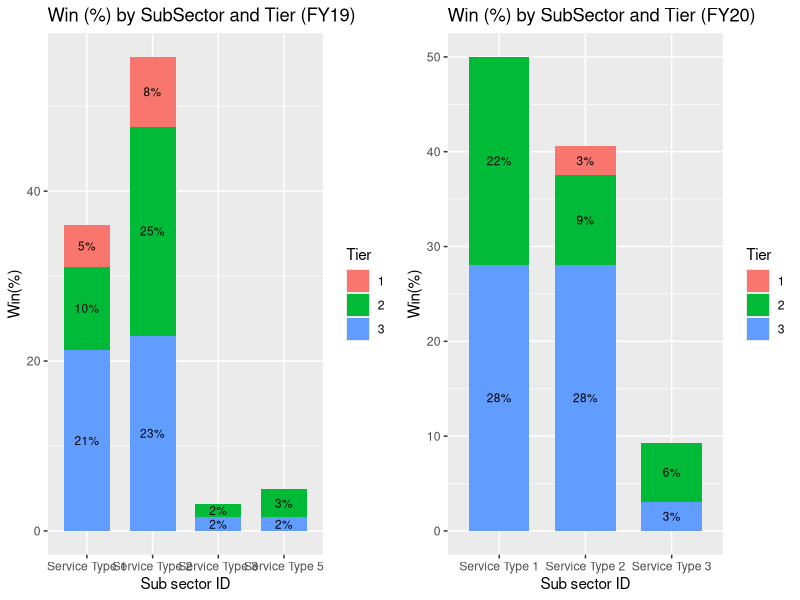
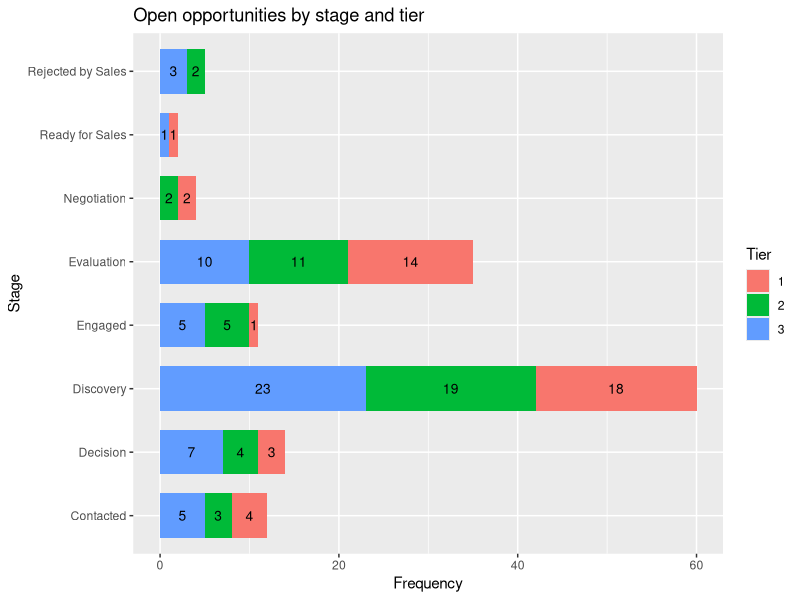
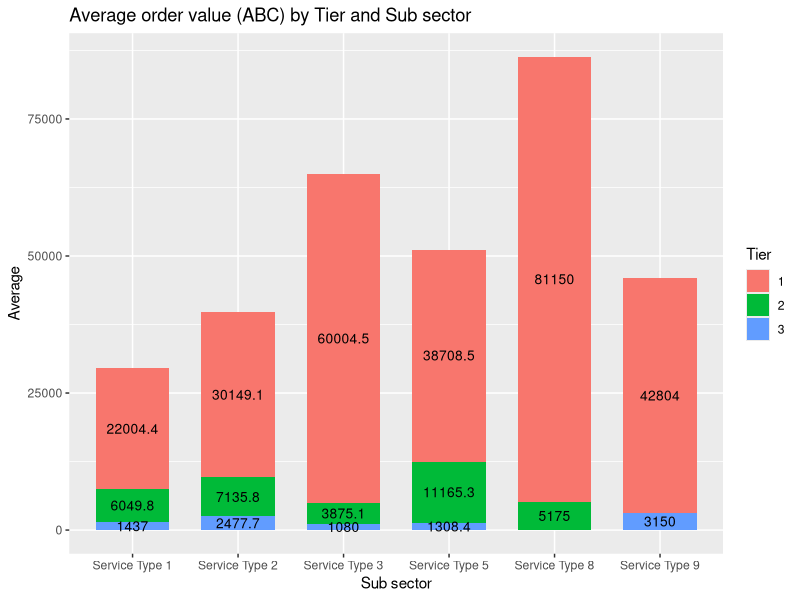
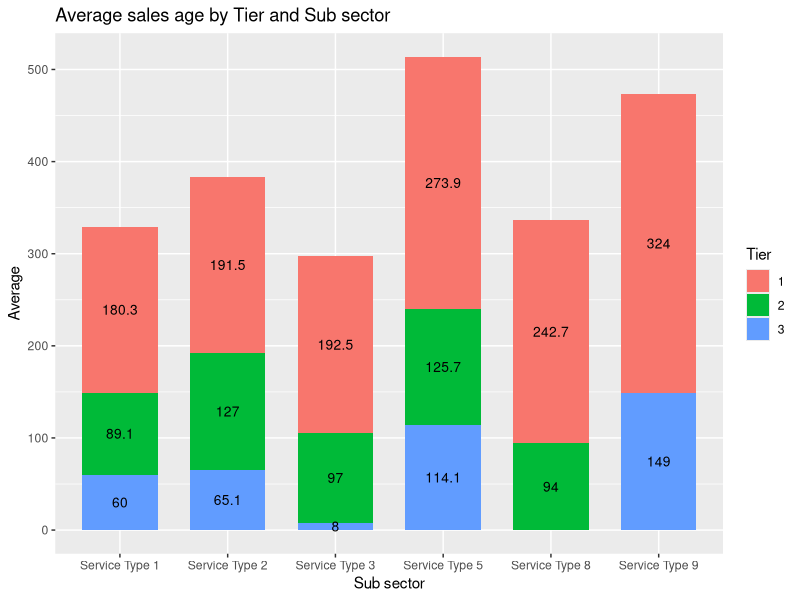
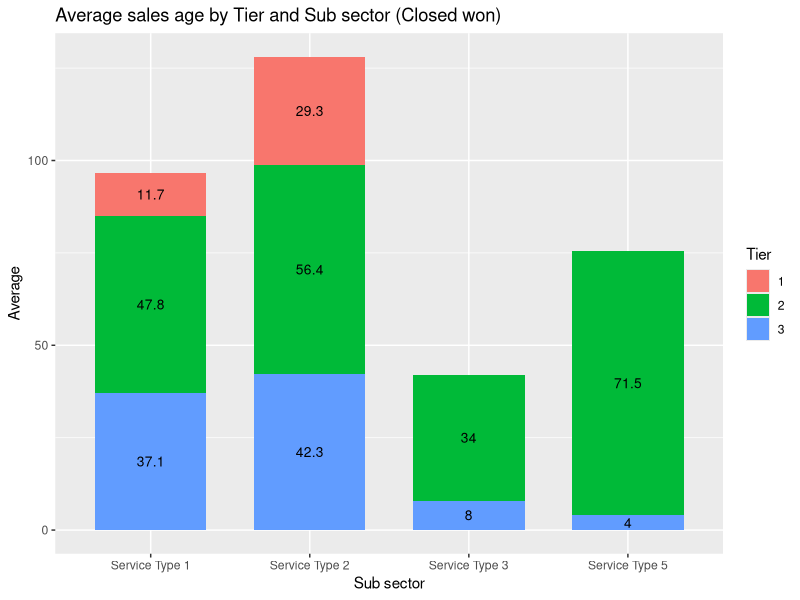
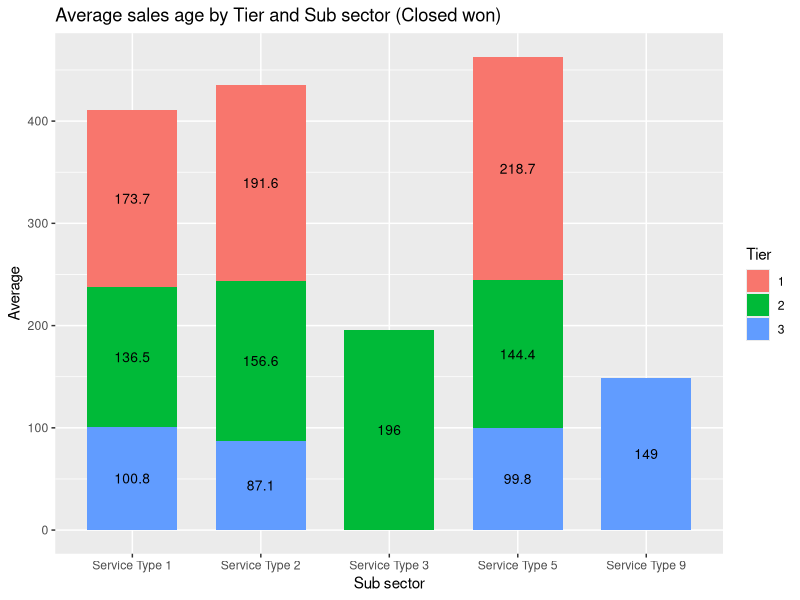
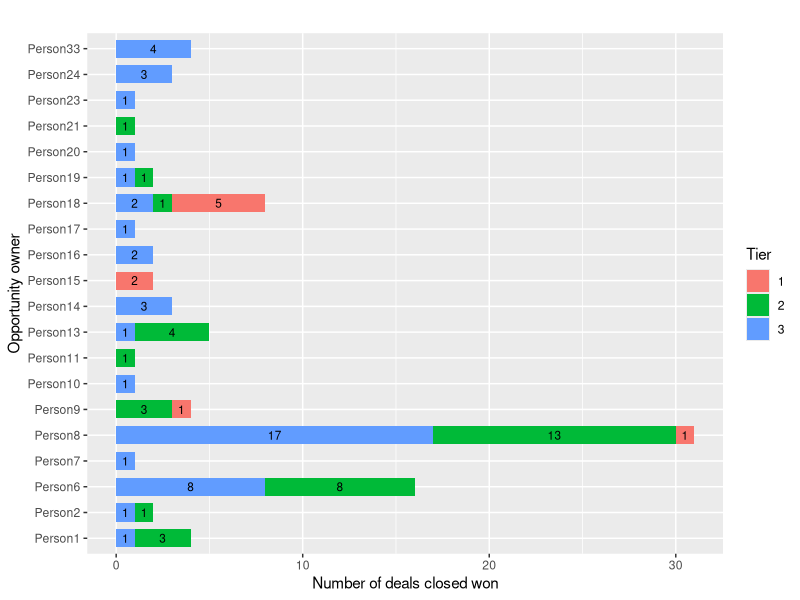
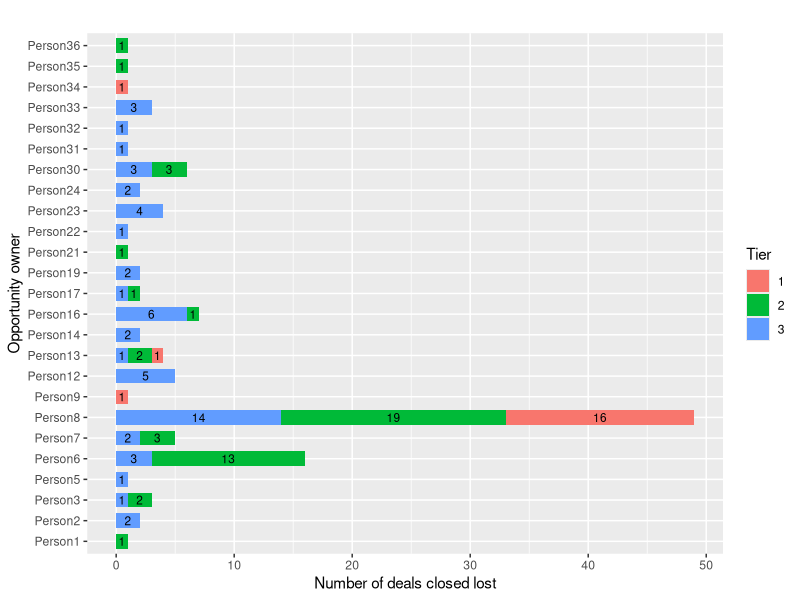

These charts were generated, in order, by the following R code: (Note: this script raises an error after producing the figures.)
#### Reading the data:

library(readr)
dat <- read_csv("Data.csv")

View(head(dat))


################################################
################## Q1: #########################
################################################



library(plyr)
library(ggplot2)

## Subsetting:
dat1 <- dat[dat$Stage == 'Closed Won' & dat$FY == "FY19",]


q1 <- with(dat1, ftable(dat1$`Sub Sector ID`,dat1$`Account Tier`))
q1 <- as.data.frame(q1)
colnames(q1) <- c("SubSector","Tier","Freq")
q1$win_percentage <- round((q1$Freq/sum(q1$Freq)*100),1)
q1$label = paste0(sprintf("%.0f", q1$win_percentage), "%")

q1[q1 == 0] <- NA


plot1 <- ggplot(q1, aes(x = factor(SubSector), y = win_percentage, fill = Tier)) +
          geom_bar(position = position_stack(), stat = "identity", width = .7) +
          geom_text(aes(label = label), position = position_stack(vjust = 0.5), size = 3) 

plot1 <- plot1 + labs(title = "Win (%) by SubSector and Tier (FY19)",
                         y="Win(%)", x = "Sub sector ID")

##########################################################################
dat1 <- dat[dat$Stage == 'Closed Won' & dat$FY == "FY20",]


q1 <- with(dat1, ftable(dat1$`Sub Sector ID`,dat1$`Account Tier`))
q1 <- as.data.frame(q1)
colnames(q1) <- c("SubSector","Tier","Freq")
q1$win_percentage <- round((q1$Freq/sum(q1$Freq)*100),1)
q1$label = paste0(sprintf("%.0f", q1$win_percentage), "%")

q1[q1 == 0] <- NA


plot2 <- ggplot(q1, aes(x = factor(SubSector), y = win_percentage, fill = Tier)) +
  geom_bar(position = position_stack(), stat = "identity", width = .7) +
  geom_text(aes(label = label), position = position_stack(vjust = 0.5), size = 3) 

plot2 <- plot2 + labs(title = "Win (%) by SubSector and Tier (FY20)",
             y="Win(%)", x = "Sub sector ID")


library("ggpubr")
figure <- ggarrange(plot1,plot2,ncol = 2, nrow = 1)
figure




################################################
################## Q2: #########################
################################################

table(dat$Stage)

#How many opportunities are open (i.e. not closed lost or closed won) by stage and tier..
#e.g. we have x number of opportunities open at stage y for Tier 1



dat2 <- droplevels(dat[!dat$Stage == "Closed Lost",])
dat2 <- droplevels(dat2[!dat2$Stage == "Closed Won",])




q2 <- with(dat2, ftable(dat2$Stage,dat2$`Account Tier`))
q2 <- as.data.frame(q2)
colnames(q2) <- c("Stage","Tier","Freq")
q2[q2 == 0] <- NA
#q1$win_percentage <- round((q1$Freq/sum(q1$Freq)*100),1)
#q2$label = paste0(sprintf("%.0f", q1$win_percentage), "%")

plot3 <- ggplot(q2, aes(x = factor(Stage), y = Freq, fill = Tier)) +
  geom_bar(position = position_stack(), stat = "identity", width = .7) +
  geom_text(aes(label = Freq), position = position_stack(vjust = 0.5), size = 3.5)+
  coord_flip()

plot3 <- plot3 + labs(title = "Open opportunities by stage and tier",
                      y="Frequency", x = "Stage")
plot3


################################################
################## Q3: #########################
################################################

# What is the average order value (ABC) by Tier and Sub sector

q3 <- aggregate(dat$`ABC Amount`,by=list(dat$`Account Tier`,dat$`Sub Sector ID`),FUN=mean,na.rm=TRUE)
colnames(q3) <- c("Tier","SubSector","AverageOrder")
q3$Tier <- as.factor(q3$Tier)
plot4 <- ggplot(q3, aes(x = factor(SubSector), y = AverageOrder, fill = Tier)) +
  geom_bar(position = position_stack(), stat = "identity", width = .7) +
  geom_text(aes(label = round(AverageOrder,1)), position = position_stack(vjust = 0.5), size = 3.5)

plot4 <- plot4 + labs(title = "Average order value (ABC) by Tier and Sub sector",
                      y="Average", x = "Sub sector")
plot4


################################################
################## Q4: #########################
################################################


#What is average sales age by tier and sub sector

q3 <- aggregate(dat$`Sales Age`,by=list(dat$`Account Tier`,dat$`Sub Sector ID`),FUN=mean, na.rm=TRUE)
colnames(q3) <- c("Tier","SubSector","SalesAge")
q3$Tier <- as.factor(q3$Tier)
plot5 <- ggplot(q3, aes(x = factor(SubSector), y = SalesAge, fill = Tier)) +
  geom_bar(position = position_stack(), stat = "identity", width = .7) +
  geom_text(aes(label = round(SalesAge,1)), position = position_stack(vjust = 0.5), size = 3.5)

plot5 <- plot5 + labs(title = "Average sales age by Tier and Sub sector",
                      y="Average", x = "Sub sector")
plot5


################################################
################## Q5: #########################
################################################

# For deals that have closed won what is the average sales age by tier and subsector

dat5 <- dat[dat$Stage == "Closed Won",]
q3 <- aggregate(dat5$`Sales Age`,by=list(dat5$`Account Tier`,dat5$`Sub Sector ID`),FUN=mean, na.rm=TRUE)
colnames(q3) <- c("Tier","SubSector","SalesAge")
q3$Tier <- as.factor(q3$Tier)
plot5 <- ggplot(q3, aes(x = factor(SubSector), y = SalesAge, fill = Tier)) +
  geom_bar(position = position_stack(), stat = "identity", width = .7) +
  geom_text(aes(label = round(SalesAge,1)), position = position_stack(vjust = 0.5), size = 3.5)

plot5 <- plot5 + labs(title = "Average sales age by Tier and Sub sector (Closed won)",
                      y="Average", x = "Sub sector")
plot5

# For deals that have closed lost what is the average sales age by tier and subsector
dat6 <- dat[dat$Stage == "Closed Lost",]
q3 <- aggregate(dat6$`Sales Age`,by=list(dat6$`Account Tier`,dat6$`Sub Sector ID`),FUN=mean, na.rm=TRUE)
colnames(q3) <- c("Tier","SubSector","SalesAge")
q3$Tier <- as.factor(q3$Tier)
plot5 <- ggplot(q3, aes(x = factor(SubSector), y = SalesAge, fill = Tier)) +
  geom_bar(position = position_stack(), stat = "identity", width = .7) +
  geom_text(aes(label = round(SalesAge,1)), position = position_stack(vjust = 0.5), size = 3.5)

plot5 <- plot5 + labs(title = "Average sales age by Tier and Sub sector (Closed won)",
                      y="Average", x = "Sub sector")
plot5

################################################
################## Q6: #########################
################################################





##################### Number of deals closed by tier by opportunity owner #########################


## Subsetting:
dat6 <- dat[dat$Stage == 'Closed Won',]


q1 <- with(dat6, ftable(dat6$`Opportunity Owner ID`,dat6$`Account Tier`))
q1 <- as.data.frame(q1)
colnames(q1) <- c("OpportunityOwner","Tier","Freq")
q1[q1 == 0] <- NA

q1$OpportunityOwner <- factor (q1$OpportunityOwner,
                        levels = c("Person1","Person2","Person6","Person7","Person8","Person9","Person10","Person11","Person13","Person14","Person15","Person16","Person17",
                                   "Person18","Person19","Person20", "Person21", "Person23", "Person24", "Person33"),ordered = TRUE)


plot6a <- ggplot(q1, aes(x = factor(OpportunityOwner), y = Freq, fill = Tier)) +
  geom_bar(position = position_stack(), stat = "identity", width = .7) +
  geom_text(aes(label = Freq), position = position_stack(vjust = 0.5), size = 3)+
  coord_flip()

plot6a <- plot6a + labs(title = "",
                      y="Number of deals closed won", x = "Opportunity owner")
plot6a



#########

dat6 <- dat[dat$Stage == "Closed Lost",]


q1 <- with(dat6, ftable(dat6$`Opportunity Owner ID`,dat6$`Account Tier`))
q1 <- as.data.frame(q1)
colnames(q1) <- c("OpportunityOwner","Tier","Freq")
q1[q1 == 0] <- NA

#nlevels(q1$OpportunityOwner)
q1$OpportunityOwner <- factor (q1$OpportunityOwner,
                               levels = c("Person1","Person2","Person3","Person5","Person6","Person7","Person8","Person9","Person12","Person13","Person14",
                                          "Person16","Person17","Person19","Person21","Person22","Person23","Person24","Person30",
                                          "Person31","Person32","Person33","Person34","Person35","Person36"),ordered = TRUE)


plot6b <- ggplot(q1, aes(x = factor(OpportunityOwner), y = Freq, fill = Tier)) +
  geom_bar(position = position_stack(), stat = "identity", width = .7) +
  geom_text(aes(label = Freq), position = position_stack(vjust = 0.5), size = 3)+
  coord_flip()

plot6b <- plot6b + labs(title = "",
                        y="Number of deals closed lost", x = "Opportunity owner")
plot6b







library("ggpubr")
figure6 <- ggarrange(plot6a,plot6b,ncol = 1, nrow = 2)

figure6 + labs(title = "Number of deals closed by tier by opportunity owner")


############### Total value (ABC) of deals closed by opportunity owner##################

dat6 <- dat[(dat$Stage %in% c("Closed Lost","Closed Won")),]


q6 <- aggregate(dat6$`ABC Amount`,by=list(dat6$Stage,dat6$`Opportunity Owner ID`),FUN=SUM, na.rm=TRUE)

colnames(q6) <- c("Stage","OpportunityOwner","AverageOrder")

# #q6$OpportunityOwner <- factor (q6$OpportunityOwner,
# #                               levels = c("Person1","Person2","Person3","Person5","Person6","Person7","Person8","Person9","Person12","Person13","Person14",
#                                           "Person16","Person17","Person19","Person21","Person22","Person23","Person24","Person30",
#                                           "Person31","Person32","Person33","Person34","Person35","Person36"),ordered = TRUE)

plot6 <- ggplot(q6, aes(x = factor(OpportunityOwner), y = AverageOrder, fill = Stage)) +
  geom_bar(position = position_stack(), stat = "identity", width = .7) +
  geom_text(aes(label = round(AverageOrder,1)), position = position_stack(vjust = 0.5), size = 3.5)+
  coord_flip()


plot6 + facet_grid(. ~  Stage)

plot6 <- plot6 + labs(title = "Total value (ABC) of deals closed by opportunity owner",
                      y="Average", x = "Sub sector")
plot5
